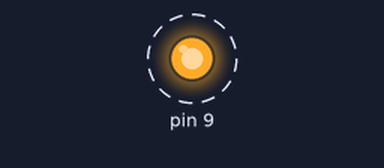
The sketch below on a simulated Arduino Uno, built with avr-gcc and run on an emulated ATmega328P. Parts: output pins drawn as LEDs (lit = HIGH). Dashed ring = blinking.

Above: at 0.2 s.
Timing chart, 0 to 3.0 s (numbered marks = the images above):
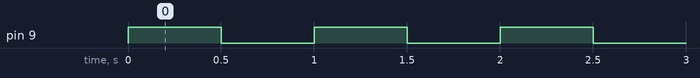

The sketch:

Pisca.ino
```cpp
void setup()
{
  pinMode(9, OUTPUT);
}

void loop()
{
  digitalWrite(9, 1);
  delay(500);
  digitalWrite(9,0);
  delay(500);
}
 
```

Measured:
- by itself, pin 9: alternates HIGH for 0.50 s and LOW for 0.50 s
